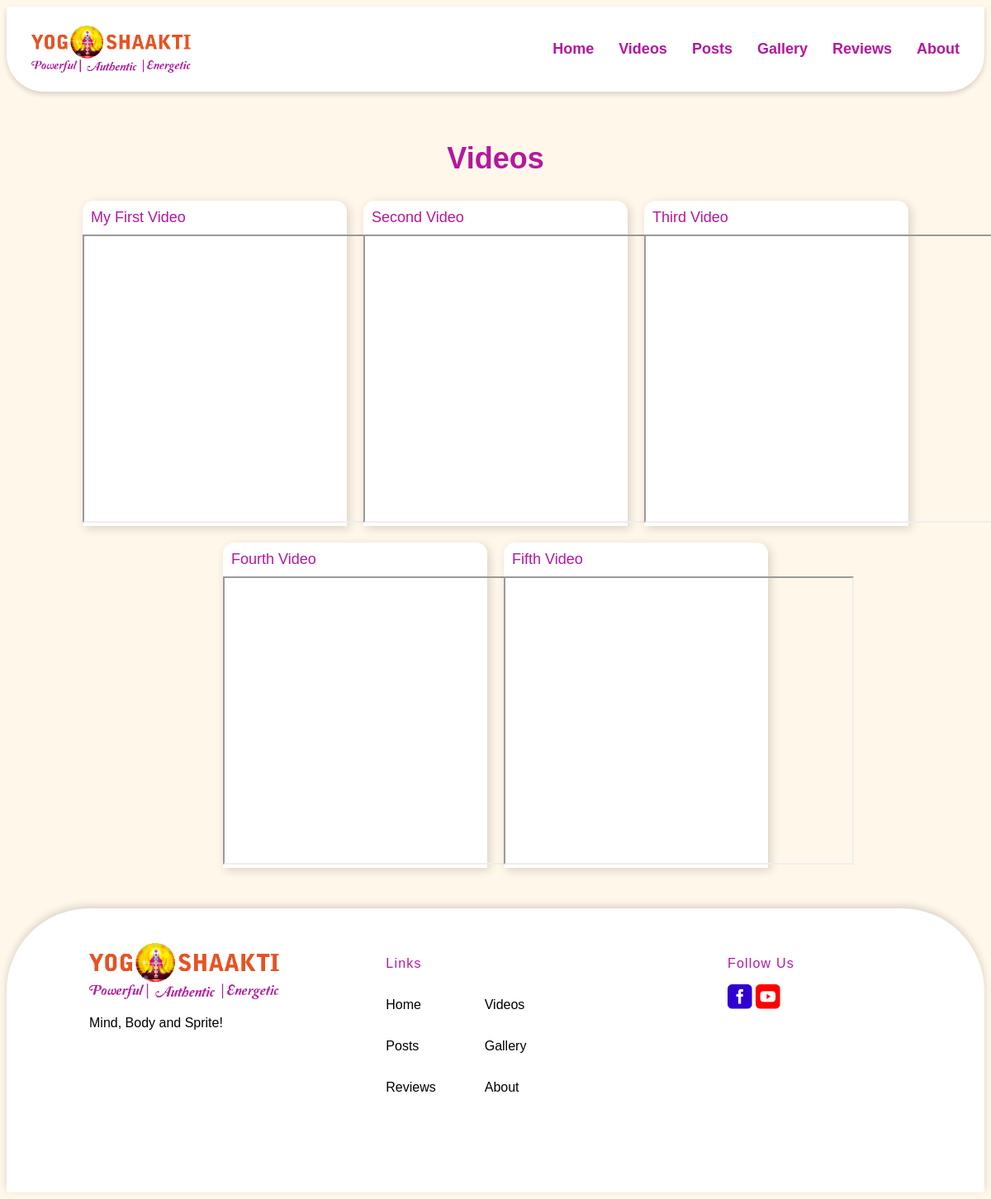
Page /yoga_videos/ on the earlier database version.
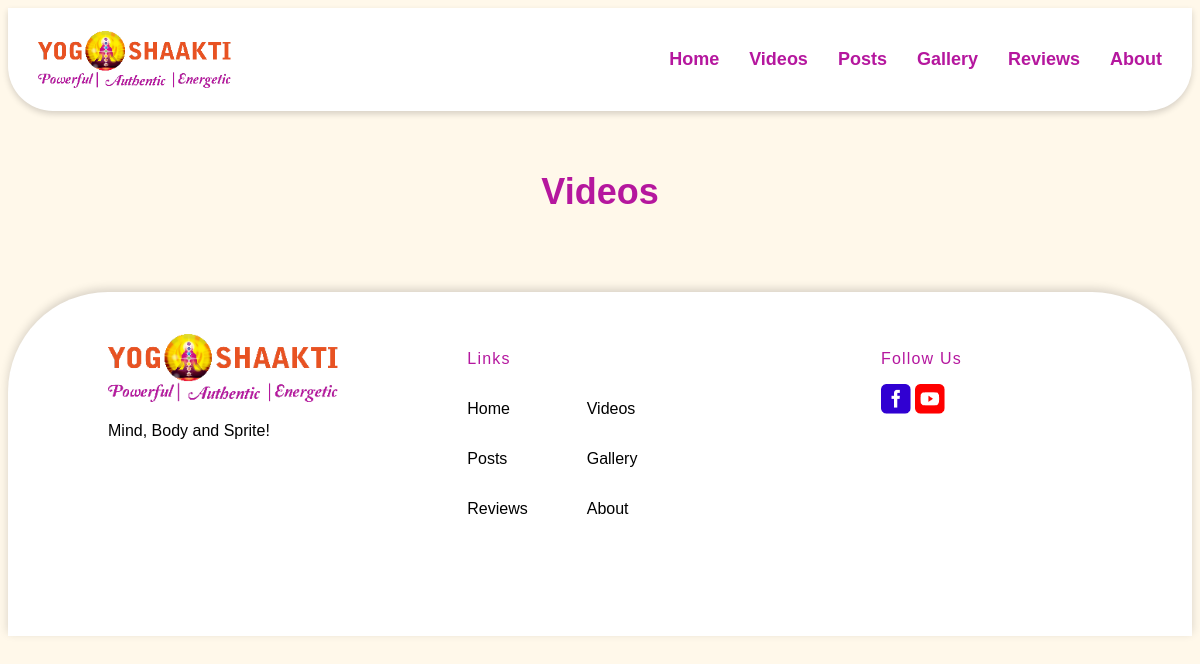
Same page on the later database version.
### home/models.py (models this page shows, shortened)
class UploadVideo(models.Model):
    video_url = models.CharField(max_length=100, null=True, blank=True)
    title = RichTextField()

### home/views.py (the view)
# urls.py: path('yoga_videos/', views.yoga_videos, name="yoga_videos"),
def yoga_videos(request):
    data = UploadVideo.objects.all()
    return render(request, 'Videos.html',{'data' : data})

### templates/Videos.html (shortened to what this page needs)
{% load static %}
<!DOCTYPE html>
<html lang="en" dir="ltr">
<head>
  <link type="text/css" rel="stylesheet" href="{% static 'css/style.css' %}">
</head>
<body class="videos">
  <div id="header">
    <img id="img_h" src="{% static 'assets/images/logo.png' %}" alt="Loading..">
    <div class="header_menu">
      <h3 id="home"><a href="{% url 'home' %}">Home</a></h3>
      <h3 id="video"><a href="{% url 'yoga_videos' %}">Videos</a></h3>
      <h3 id="post"><a href="{% url 'yoga_post' %}">Posts</a></h3>
      <h3 id="gallery"><a href="{% url 'yoga_gallery' %}">Gallery</a></h3>
      <h3 id="review"><a href="{% url 'yoga_review' %}">Reviews</a></h3>
      <h3 id="about"><a href="{% url 'about_us' %}">About</a></h3>
    </div>
  </div>
  <div>
    <h1 id="text1">Videos</h1>
  </div>
   <div class="videos_list">
  {% for i in data %}
      <div id="vb1">
        <span id="vt1"> {{ i.title | safe }} </span>
        <iframe width="420" height="345" src="{{ i.video_url }}"></iframe>
      </div>
    {% endfor %}
  </div>
  <div id="footer">
    <div class="footer_logo">
      <img src="{% static 'assets/images/logo.png' %}" alt="Loading..." id="img_f">
      <p id="text10">Mind, Body and Sprite!</p>
    </div>
    <div class="footer_link">
      <p id="links">Links</p>
      <div class="link_list">
      <p id="Home_f"><a href="{% url 'home' %}">Home</a></p>
      <p id="Video_f"><a href="{% url 'yoga_videos' %}">Videos</a></p>
      <p id="post_f"><a href="{% url 'yoga_post' %}">Posts</a></p>
      <p id="gallery_f"><a href="{% url 'yoga_gallery' %}">Gallery</a></p>
      <p id="review_f"><a href="{% url 'yoga_review' %}">Reviews</a></p>
      <p id="about_f"><a href="{% url 'about_us' %}">About</a></p>
    </div>
    </div>
    <div class="footer_social_icon">
      <p id="follow">Follow Us</p>
      <a href="https://www.facebook.com/SejalShahVirmani"><img src="{% static 'assets/images/facebook.png' %}"
          alt="Loading..." id="facebook"></a>
      <a href="https://youtube.com/channel/UCSaQ0GrPfLjuqaG8Hnd5Z0Q"><img src="{% static 'assets/images/Youtube.png' %}"
          alt="Loading..."></a>
    </div>
  </div>
</body>
</html>

### static/css/style.css (style rules this page uses)
body { top: 0px; left: 0px; width: auto; height: auto; margin: 8px; background-color: #fff8ea; font-family: 'Raleway', sans-serif; opacity: 1; }
img#img_h { width: 193px; object-fit: contain; }
#header { display: flex; width: auto; height: 103px; background: #FFFF; box-shadow: 0px 3px 6px #00000029; border-radius: 0px 0px 45px 45px; opacity: 1; justify-content: space-between; padding: 0 30px; }
.header_menu { display: flex; align-items: center; gap: 30px; }
.header_menu h3 { font-size: 18px; letter-spacing: 0px; color: #B5179E; cursor: pointer; }
.header_menu h3 a { font-size: 18px; letter-spacing: 0px; color: #B5179E; font-weight: bold; }
a { color: inherit; text-decoration: none; }
#text1 { font-size: 18px; color: #3d3d3d; text-align: center; margin: 0 15px; }
.footer_social_icon a img { width: 30px; height: 30px; object-fit: contain; }
#footer { margin-top: 49px; padding-top: 42px; left: 0px; width: auto; height: 302px; background: var(--unnamed-color-ffffff) 0% 0% no-repeat padding-box; background: #FFFFFF 0% 0% no-repeat padding-box; box-shadow: 0px -3px 10px #00000029; border-radius: 100px 100px 0px 0px; display: flex; justify-content: space-between; }
#img_f { margin-left: 100px; width: 230px; opacity: 1; }
.link_list { display: flex; flex-wrap: wrap; }
.link_list p { flex: 0 0 42%; }
.footer_social_icon { margin-right: 230px; }
#follow { text-align: left; letter-spacing: 1.2px; color: #B5189F; opacity: 1; }
p#text10 { margin-left: 100px; }
#links { text-align: left; letter-spacing: 1.2px; color: #B5189F; opacity: 1; }
.videos h1#text1 { text-align: center; line-height: normal; font-size: 36px; margin-bottom: 30px; color: #B5179E; margin-top: 60px; }

Differences in the rows shown:
removed UploadVideo: title "My First Video"
removed UploadVideo: title "Second Video"
removed UploadVideo: title "Third Video"
removed UploadVideo: title "Fourth Video"
removed UploadVideo: title "Fifth Video"
